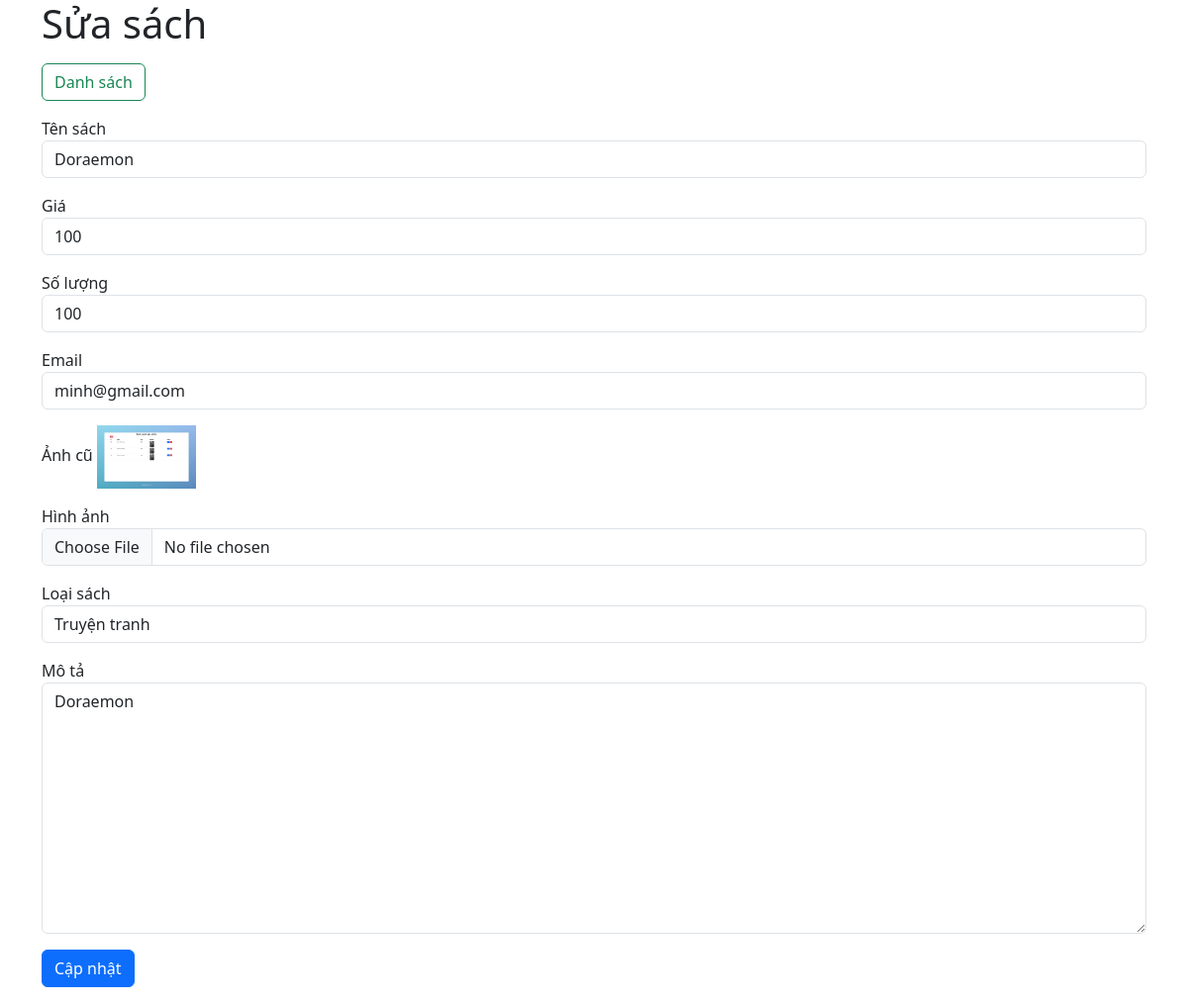
The page /fpoly/exam/thithu_02/edit?id=7 on the database its author committed.
### tables this page shows
CREATE TABLE `sach` (
  `id` int(11) NOT NULL,
  `tensach` varchar(150) NOT NULL,
  `gia` decimal(10,0) NOT NULL,
  `anh` varchar(150) NOT NULL,
  `email` varchar(100) NOT NULL,
  `mota` text NOT NULL,
  `soluong` int(11) NOT NULL,
  `maloai` int(11) NOT NULL
);

CREATE TABLE `loaisach` (
  `id` int(11) NOT NULL,
  `tenloai` varchar(150) NOT NULL
);

### app/Controllers/BaseController.php (called while the page is built, shortened)
<?php
class BaseController
{
    public function view($path, $data = [])
    {
        extract($data);
        include_once "./app/Views/$path.php";
    }
}

### app/Controllers/BookController.php (called while the page is built, shortened)
<?php
class BookController extends BaseController implements BookInterface
{
    public function edit()
    {
        $id = $_GET['id'] ?? "";
        $book = BookModel::find($id);
        $categories = CategoryModel::all();
        $message = $_COOKIE['message'] ?? "";
        return $this->view(
            "edit",
            [
                "book" => $book,
                "categories" => $categories,
                "message" => $message
            ]
        );
    }
}

### app/Router.php (called while the page is built, shortened)
<?php
class Router
{
    protected static $routes = [];
    public static function get($path, $callback)
    {
        static::$routes['get'][$path] = $callback;
    }
    public static function post($path, $callback)
    {
        static::$routes['post'][$path] = $callback;
    }
    public function getMethod()
    {
        return strtolower($_SERVER["REQUEST_METHOD"]);
    }
    public function resolve()
    {
        $method = $this->getMethod();
        $path = $_SERVER["REQUEST_URI"];
        $path = str_replace(ROOT_URI, "/", $path);
        $position = strpos($path, "?");
        if ($position) {
            $path = substr($path, 0, $position);
        }
        $callback = false;
        if (isset(static::$routes[$method][$path])) {
            $callback = static::$routes[$method][$path];
        }
        if (is_array($callback)) {
            $callback[0] = new $callback[0];
            return call_user_func($callback);
        }
    }
}

### index.php (called while the page is built, shortened)
<?php
$router = new Router();
$router->resolve();

### app/Models/BaseModel.php (called while the page is built, shortened)
<?php
class BaseModel
{
    public function __construct()
    {
        $host = HOSTNAME;
        $dbname = DBNAME;
        $username = USERNAME;
        $password = PASSWORD;
        try {
            $this->conn = new PDO("mysql:host=$host; dbname=$dbname; charset=utf8", $username, $password);
        } catch (\PDOException $e) {
            echo "Lỗi kết nối dữ liệu: " . $e->getMessage();
        }
    }
    public static function all()
    {
        $model = new static();
        $model->sqlBuilder = "SELECT * FROM $model->tableName";
        $stmt = $model->conn->prepare($model->sqlBuilder);
        $stmt->execute();
        return $stmt->fetchAll(PDO::FETCH_CLASS);
    }
    public static function find($id)
    {
        $model = new static();
        $model->sqlBuilder = "SELECT * FROM $model->tableName WHERE $model->primailder=:$model->primailder";
        $stmt = $model->conn->prepare($model->sqlBuilder);
        $data = ["$model->primailder" => $id];
        $stmt->execute($data);
        $result = $stmt->fetchAll(PDO::FETCH_CLASS);
        if ($result) {
            return $result[0];
        }
        return $result;
    }
}

### app/Views/edit.php (the view, shortened to what this page needs)
<!doctype html>
<html lang="en">
<head>
    <link
            href="https://cdn.jsdelivr.net/npm/bootstrap@5.3.2/dist/css/bootstrap.min.css"
            rel="stylesheet"
    />
    <link rel="stylesheet" href=""/>
</head>
<body>
<div class="container">
    <div class="mb-3">
        <h1>Sửa sách</h1>
    </div>
    <div class="mb-3">
        <a href="<?= ROOT_PATH ?>" class="btn btn-outline-success">Danh sách</a>
    </div>
    <div class="mb-3">
        <form action="" method="post" enctype="multipart/form-data">
            <div class="mb-3">
                <label for="">Tên sách</label>
                <input type="text" class="form-control" name="tensach"
                       value="<?= $data['tensach'] ?? $book->tensach ?? "" ?>"/>
            </div>
            <div class="mb-3">
                <label for="">Giá</label>
                <input type="number" class="form-control" name="gia"
                       value="<?= $data['gia'] ?? $book->gia ?? "" ?>"/>
            </div>
            <div class="mb-3">
                <label for="">Số lượng</label>
                <input type="number" class="form-control" name="soluong"
                       value="<?= $data['soluong'] ?? $book->soluong ?? "" ?>"/>
            </div>
            <div class="mb-3">
                <label for="">Email</label>
                <input type="email" class="form-control" name="email"
                       value="<?= $data['email'] ?? $book->email ?? "" ?>"/>
            </div>
            <div class="mb-3">
                <label for="">Ảnh cũ</label>
                <img src="<?= ROOT_PATH ?>images/<?= $book->anh ?>" alt="" width="100">
            </div>
            <div class="mb-3">
                <label for="">Hình ảnh</label>
                <input type="file" class="form-control" name="anh"/>
            </div>
            <div class="mb-3">
                <label for="">Loại sách</label>
                <select class="form-control" name="maloai">
                    <?php foreach ($categories as $ls) : ?>
                        <option <?= $ls->id === $book->maloai ? "selected" : "" ?>
                                value="<?= $ls->id ?>"><?= $ls->tenloai ?></option>
                    <?php endforeach; ?>
                </select>
            </div>
            <div class="mb-3">
                <label for="">Mô tả</label>
                <textarea class="form-control" name="mota" id="" cols="30"
                          rows="10"><?= $data['mota'] ?? $book->mota ?? "" ?></textarea>
            </div>
            <button type="submit" class="btn btn-primary">Cập nhật</button>
        </form>
    </div>
</div>
</body>
</html>

### rows shown on the page
sach: tensach "Doraemon", gia "100", soluong "100", email "minh@gmail.com", anh (picture), maloai "Truyện tranh", mota "Doraemon"
